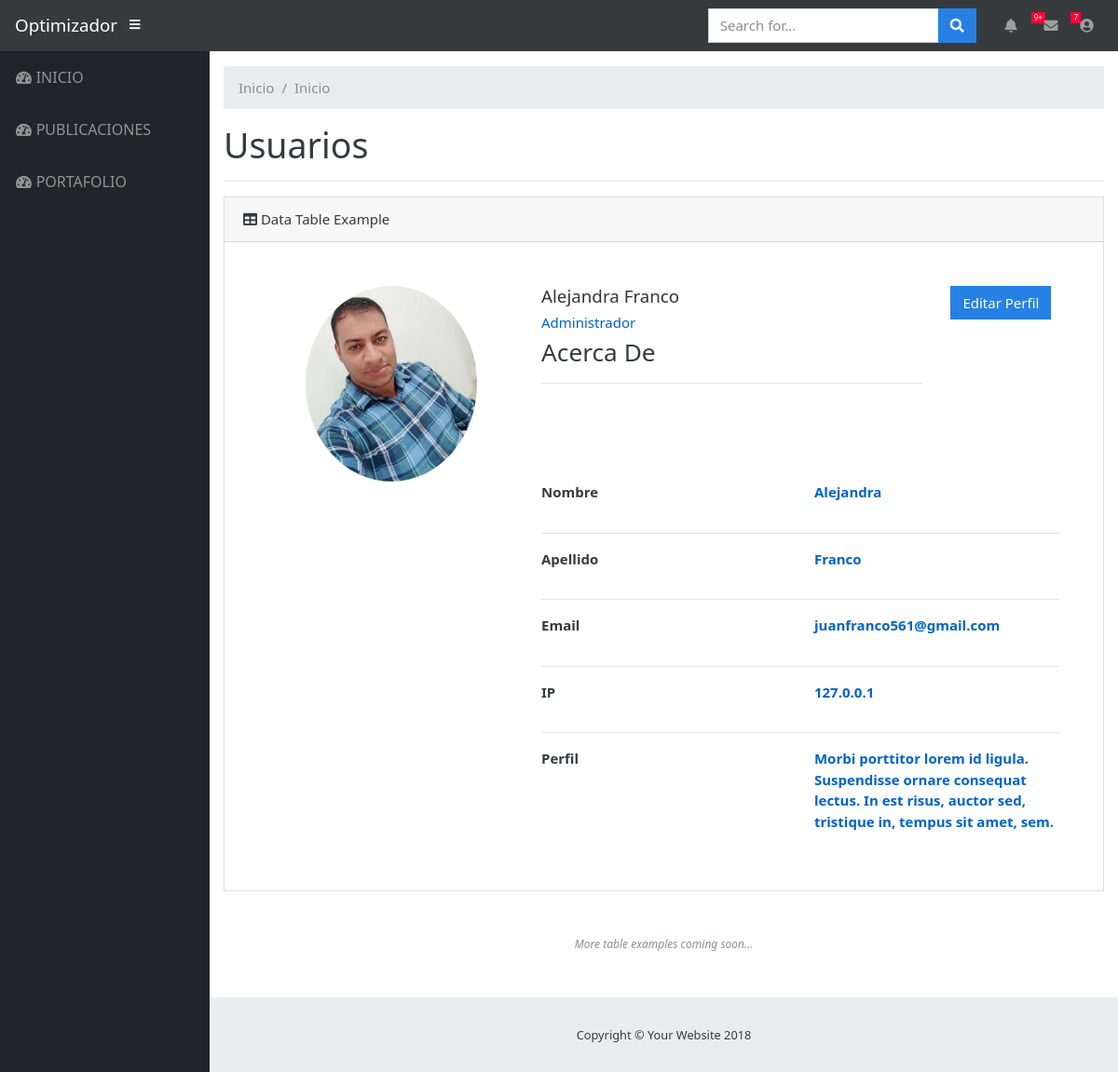
Before: /profile.php (signed in) with the older database file.
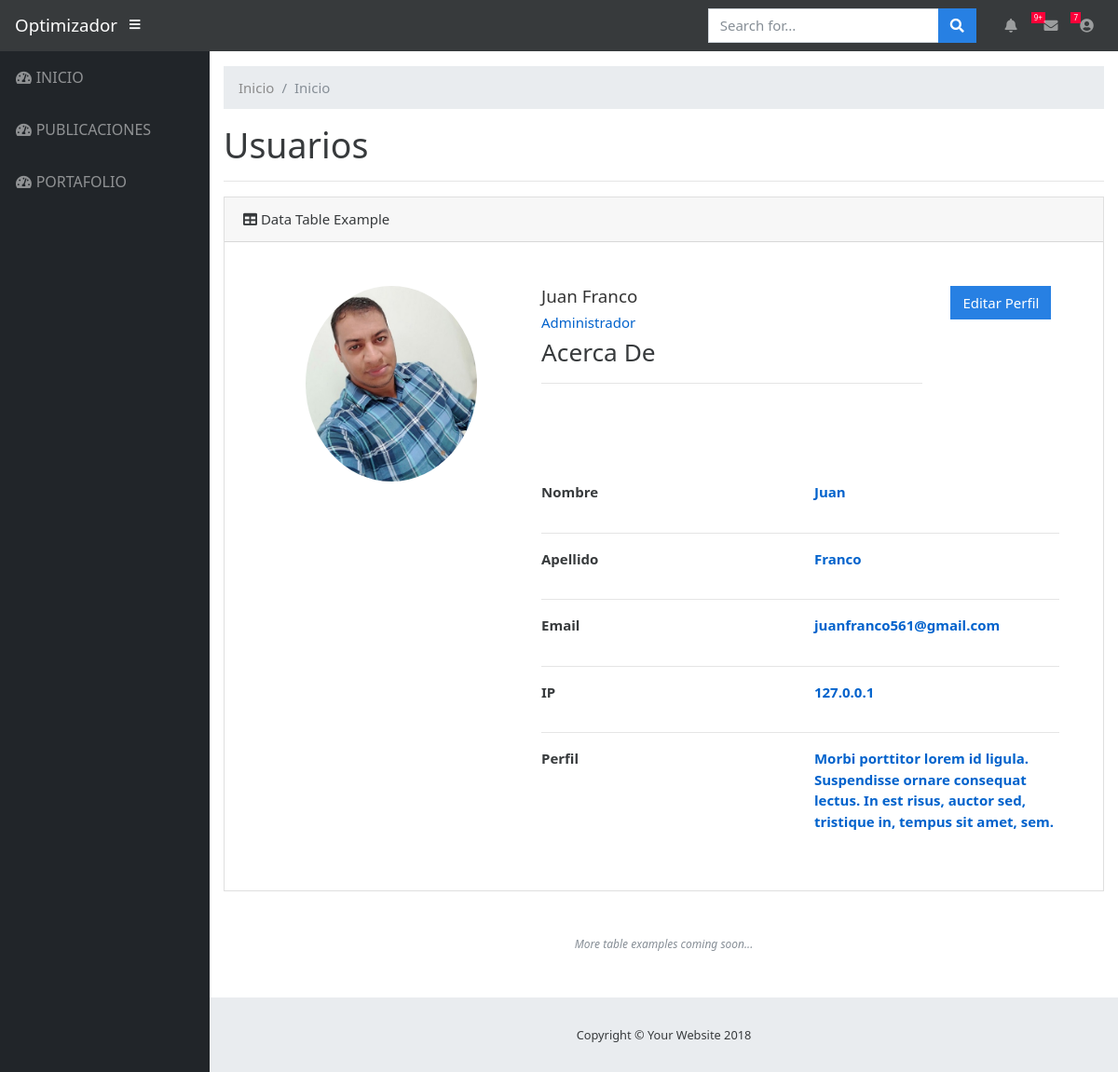
After: the same page with the newer database file.
### tables this page shows
CREATE TABLE `users` (
  `id` int(11) NOT NULL,
  `first_name` varchar(50) DEFAULT NULL,
  `last_name` varchar(50) DEFAULT NULL,
  `image` varchar(250) DEFAULT NULL,
  `email` varchar(50) DEFAULT NULL,
  `password` varchar(250) NOT NULL,
  `ip_address` varchar(20) DEFAULT NULL,
  `profile` text
);

### conexion/db.php (called while the page is built, shortened)
<?php
$tb_users = 'users';
?>

### inc/common/head.php (shortened to what this page needs)
<!DOCTYPE html>
<html lang="en">
  <head>
    <link href="vendor/bootstrap/css/bootstrap.min.css" rel="stylesheet">
    <link href="vendor/fontawesome-free/css/all.min.css" rel="stylesheet" type="text/css">
    <link href="vendor/datatables/dataTables.bootstrap4.css" rel="stylesheet">
    <link rel="stylesheet" href="https://cdn.datatables.net/buttons/1.5.2/css/buttons.dataTables.min.css ">
    <link href="css/sb-admin.css" rel="stylesheet">
  </head>

### profile.php
<?php $titulo = 'Usuarios'; ?>
<?php include 'inc/common/head.php';?>
<body id="page-top">
   <?php include'inc/common/menu.php'; ?>
   <div id="content-wrapper">
   <div class="container-fluid">
      <ol class="breadcrumb">
         <li class="breadcrumb-item">
            <a href="index.php">Inicio</a>
         </li>
         <li class="breadcrumb-item active">Inicio</li>
      </ol>
          <h1><?php echo $titulo; ?></h1>
          <hr>
          <?php include'inc/php/profile.php'; ?>
        </div>
      <?php
      include'inc/common/footer.php';
      ?>

### inc/common/menu.php (shortened to what this page needs)
<nav class="navbar navbar-expand navbar-dark bg-dark static-top">
     <a class="navbar-brand mr-1" href="index.html">Optimizador</a>
     <button class="btn btn-link btn-sm text-white order-1 order-sm-0" id="sidebarToggle" href="#">
       <i class="fas fa-bars"></i>
     </button>
     <form class="d-none d-md-inline-block form-inline ml-auto mr-0 mr-md-3 my-2 my-md-0">
       <div class="input-group">
         <input type="text" class="form-control" placeholder="Search for..." aria-label="Search" aria-describedby="basic-addon2">
         <div class="input-group-append">
           <button class="btn btn-primary" type="button">
             <i class="fas fa-search"></i>
           </button>
         </div>
       </div>
     </form>
     <ul class="navbar-nav ml-auto ml-md-0">
       <li class="nav-item dropdown no-arrow mx-1">
         <a class="nav-link dropdown-toggle" href="#" id="alertsDropdown" role="button" data-toggle="dropdown" aria-haspopup="true" aria-expanded="false">
           <i class="fas fa-bell fa-fw"></i>
           <span class="badge badge-danger">9+</span>
         </a>
       </li>
       <li class="nav-item dropdown no-arrow mx-1">
         <a class="nav-link dropdown-toggle" href="#" id="messagesDropdown" role="button" data-toggle="dropdown" aria-haspopup="true" aria-expanded="false">
           <i class="fas fa-envelope fa-fw"></i>
           <span class="badge badge-danger">7</span>
         </a>
       </li>
       <li class="nav-item dropdown no-arrow">
         <a class="nav-link dropdown-toggle" href="#" id="userDropdown" role="button" data-toggle="dropdown" aria-haspopup="true" aria-expanded="false">
           <i class="fas fa-user-circle fa-fw"></i>
         </a>
       </li>
     </ul>
   </nav>
       <div id="wrapper">
     <ul class="sidebar navbar-nav">
       <li class="nav-item">
         <a class="nav-link" href="index.php">
           <i class="fas fa-fw fa-tachometer-alt"></i>
           <span>INICIO</span>
         </a>
       </li>
       <li class="nav-item">
         <a class="nav-link" href="post.php">
           <i class="fas fa-fw fa-tachometer-alt"></i>
           <span>PUBLICACIONES</span>
         </a>
       </li>
       <li class="nav-item">
         <a class="nav-link" href="portfolio.php">
           <i class="fas fa-fw fa-tachometer-alt"></i>
           <span>PORTAFOLIO</span>
         </a>
       </li>
     </ul>

### inc/php/profile.php
<?php
include('conexion/db.php');
$id = $_SESSION['id'];
         $query_users = "SELECT * from $tb_users WHERE id = '$id'";
         $result_users = $mysqli->query($query_users);
         $rows_users=$result_users->num_rows;
 ?>
<?php
if ($rows_users > 0) {
   foreach ($result_users as $profile) { ?>
          <div class="card mb-3">
            <div class="card-header">
              <i class="fas fa-table"></i>
              Data Table Example</div>
            <div class="card-body">
<div class="container emp-profile">
            <form method="post">
                <div class="row">
                    <div class="col-md-4">
                        <div class="profile-img">
                            <img src="uploads/users/<?php echo $profile['image']; ?>" class="rounded-circle img-fluid" alt=""/>
                        </div>
                    </div>
                    <div class="col-md-6">
                        <div class="profile-head">
                                    <h5>
                                        <?php echo $profile['first_name']. ' '.$profile['last_name']; ?>
                                    </h5>
                                    <h6>
                                       Administrador
                                    </h6>
                            <h3>Acerca De</h3>
                            <hr />
                        </div>
                    </div>
                    <div class="col-md-2">
                        <a href="profile_edit.php" class="btn btn-primary">Editar Perfil</a>
                    </div>
                </div>
                <div class="row">
                    <div class="col-md-4">
                    </div>
                    <div class="col-md-8">
                        <div class="tab-content profile-tab" id="myTabContent">
                            <div class="tab-pane fade show active" id="home" role="tabpanel" aria-labelledby="home-tab">
                                        <div class="row">
                                            <div class="col-md-6">
                                                <label>Nombre</label>
                                            </div>
                                            <div class="col-md-6">
                                                <p><?php echo $profile['first_name']; ?></p>
                                            </div>
                                        </div>
                                        <hr>
                                        <div class="row">
                                            <div class="col-md-6">
                                                <label>Apellido</label>
                                            </div>
                                            <div class="col-md-6">
                                                <p><?php echo $profile['last_name']; ?></p>
                                            </div>
                                        </div>
                                        <hr>
                                        <div class="row">
                                            <div class="col-md-6">
                                                <label>Email</label>
                                            </div>
                                            <div class="col-md-6">
                                                <p><?php echo $profile['email']; ?></p>
                                            </div>
                                        </div>
                                        <hr>
                                        <div class="row">
                                            <div class="col-md-6">
                                                <label>IP</label>
                                            </div>
                                            <div class="col-md-6">
                                                <p><?php echo $_SERVER['REMOTE_ADDR']; ?></p>
                                            </div>
                                        </div>
                                        <hr>
                                        <div class="row">
                                            <div class="col-md-6">
                                                <label>Perfil</label>
                                            </div>
                                            <div class="col-md-6">
                                                <p><?php echo $profile['profile']; ?></p>
                                            </div>
                                        </div>
                            </div>
                        </div>
                    </div>
                </div>
            </form>
        </div>
            </div>
          </div>
          <p class="small text-center text-muted my-5">
            <em>More table examples coming soon...</em>
          </p>
        </div>
<?php   } }
 ?>

### inc/common/footer.php (shortened to what this page needs)
<footer class="sticky-footer">
          <div class="container my-auto">
            <div class="copyright text-center my-auto">
              <span>Copyright © Your Website 2018</span>
            </div>
          </div>
        </footer>
      </div>
    <link href="https://cdn.jsdelivr.net/npm/gijgo@1.9.10/css/gijgo.min.css" rel="stylesheet" type="text/css" />
    <link rel="stylesheet" href="vendor/tags-autocomplete/dist/jquery.tagsinput-revisited.min.css">
  </body>
</html>

### css/sb-admin.css (style rules this page uses)
html { position: relative; min-height: 100%; }
body { height: 100%; }
#wrapper { display: -webkit-box; display: -ms-flexbox; display: flex; }
#wrapper #content-wrapper { overflow-x: hidden; width: 100%; padding-top: 1rem; padding-bottom: 80px; }
a { color: #8c8c8c; }
.navbar-nav .nav-item.dropdown .dropdown-toggle::after { width: 1rem; text-align: center; float: right; vertical-align: 0; border: 0; font-weight: 900; content: '\f105'; font-family: 'Font Awesome 5 Free'; }
.navbar-nav .nav-item.dropdown.no-arrow .dropdown-toggle::after { display: none; }
.navbar-nav .nav-item .nav-link .badge { position: absolute; margin-left: 0.75rem; top: 0.3rem; font-weight: 400; font-size: 0.5rem; }
.sidebar { width: 90px !important; background-color: #212529; min-height: calc(100vh - 56px); }
.sidebar .nav-item:last-child { margin-bottom: 1rem; }
.sidebar .nav-item .nav-link { text-align: center; padding: 0.75rem 1rem; width: 90px; }
.sidebar .nav-item .nav-link span { font-size: 0.65rem; display: block; }
.sidebar .nav-item .nav-link { color: rgba(255, 255, 255, 0.5); }
@media (min-width: 768px) { .sidebar { width: 225px !important; } }
@media (min-width: 768px) { .sidebar .nav-item .nav-link { display: block; width: 100%; text-align: left; padding: 1rem; width: 225px; } }
@media (min-width: 768px) { .sidebar .nav-item .nav-link span { font-size: 1rem; display: inline; } }
:root { --input-padding-x: 0.75rem; --input-padding-y: 0.75rem; }
footer.sticky-footer { display: -webkit-box; display: -ms-flexbox; display: flex; position: absolute; right: 0; bottom: 0; width: calc(100% - 90px); height: 80px; background-color: #e9ecef; }
footer.sticky-footer .copyright { line-height: 1; font-size: 0.8rem; }
.emp-profile { padding: 3%; border-radius: 0.5rem; background: #fff; }
.profile-img { text-align: center; }
.profile-img img { width: 70%; height: 100%; }
.profile-head h5 { color: #333; }
.profile-head h6 { color: #0062cc; }
.profile-tab label { font-weight: 600; }
.profile-tab p { font-weight: 600; color: #0062cc; }
@media (min-width: 768px) { footer.sticky-footer { width: calc(100% - 225px); } }

Changed rows visible on the page:
changed users "Franco": first_name "Alejandra" → "Juan"
